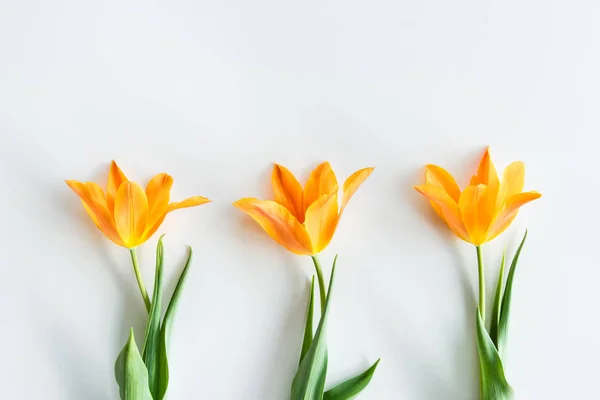
#> input picture results/flowers.jpg, 600 x 400 px
$ jupyter execute 'lab 2.ipynb'
#> lines starting #> are read from the running program, lines starting #| are printed output that depends on the picture
[cell 1]
import cv2
import numpy as np
import matplotlib.pyplot as plt
import os

### 1. ТЕХНІЧНА ЧАСТИНА (МАТЕМАТИКА І ВІЗУАЛІЗАЦІЯ)

[cell 2]
def apply_filter(image, kernel, bias=0):
    """Математична функція згортки"""
    image_h, image_w = image.shape[:2]
    kernel_h, kernel_w = kernel.shape[:2]
    pad_h, pad_w = kernel_h // 2, kernel_w // 2

    # Робимо рамку (padding)
    if len(image.shape) == 3:
        padded = np.pad(image, ((pad_h, pad_h), (pad_w, pad_w), (0, 0)), mode='reflect')
    else:
        padded = np.pad(image, ((pad_h, pad_h), (pad_w, pad_w)), mode='reflect')

    output = np.zeros_like(image, dtype=np.float32)

    # Цикл згортки
    for ky in range(kernel_h):
        for kx in range(kernel_w):
            val = kernel[ky, kx]
            region = padded[ky:ky + image_h, kx:kx + image_w]
            output += region * val

    output += bias  # Додаємо зсув до всього зображення

    return np.clip(output, 0, 255).astype(np.uint8)

[cell 3]
def show_compare(orig, filtered, title_text):
    """Малює два зображення поруч"""
    plt.figure(figsize=(12, 6))
    # Зліва - Оригінал
    plt.subplot(1, 2, 1)
    if len(orig.shape) == 3:
        plt.imshow(cv2.cvtColor(orig, cv2.COLOR_BGR2RGB))
    else:
        plt.imshow(orig, cmap='gray')
    plt.title("Оригінал")
    plt.axis('off')

    # Справа - Результат
    plt.subplot(1, 2, 2)
    if len(filtered.shape) == 3:
        plt.imshow(cv2.cvtColor(filtered, cv2.COLOR_BGR2RGB))
    else:
        plt.imshow(filtered, cmap='gray')
    plt.title(title_text)
    plt.axis('off')

    plt.tight_layout()
    plt.show()

### 2. ПОЧАТОК РОБОТИ

[cell 4]
img_path = 'flowers.jpg'
output_folder = 'results'
if not os.path.exists(output_folder): os.makedirs(output_folder)

# Завантаження
stream = open(img_path, "rb")
bytes = bytearray(stream.read())
numpyarray = np.asarray(bytes, dtype=np.uint8)
original_img = cv2.imdecode(numpyarray, cv2.IMREAD_UNCHANGED)
#> original_img is the input picture: shape (400, 600, 3); mean B, G, R 209.6, 223.5, 224.7

if original_img is None:
    print("ПОМИЛКА: Не знайдено фото! Перевірте назву файлу.")
    exit()

print(f"Фото успішно завантажено. Розмір: {original_img.shape}")
#| Фото успішно завантажено. Розмір: (400, 600, 3)

### 3. ВИКОНАННЯ ФІЛЬТРІВ (ЛІНІЙНО)

##### 1. ЗСУВ (SHIFT)

[cell 5]
sh_y, sh_x = 0, 60  # Зсув по Y і X
kernel_shift = np.zeros((2 * sh_y + 1, 2 * sh_x + 1))
kernel_shift[0, 0] = 1  # Ставимо 1 не в центрі, а в кутку -> це зсуває зображення
res_shift = apply_filter(original_img, kernel_shift)
#> in apply_filter, `padded = np.pad(image, ((pad_h, pad_h), (pad_w, pad_w), (0, 0)), mode=..`:
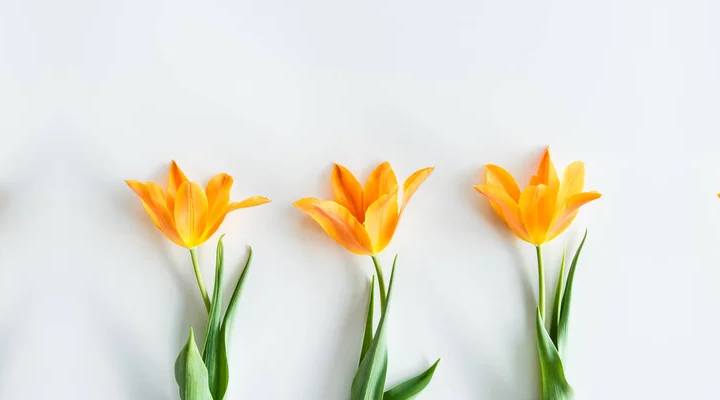
#> padded: shape (400, 720, 3); mean B, G, R 215, 226, 226.3
#> after the loop in apply_filter, `for ky in range(kernel_h):`:
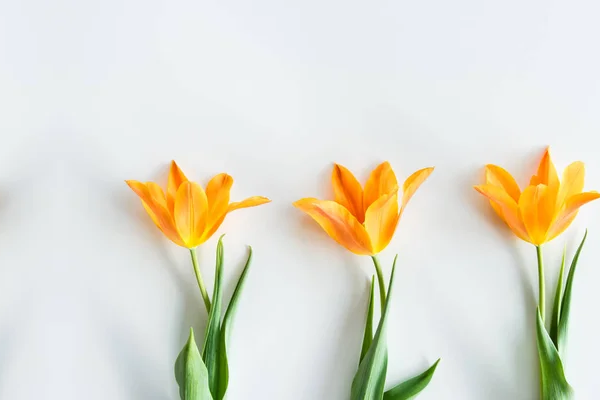
#> output: shape (400, 600, 3) float32; mean B, G, R 208.5, 222.5, 223.8
cv2.imwrite(f'{output_folder}/1_Shift.jpg', res_shift) # Зберігаємо
show_compare(original_img, res_shift, "Зсув (Shift)")

##### 2. ІНВЕРСІЯ (INVERSION)

[cell 6]
kernel_inversion = np.array([[-1]])

res_inversion = apply_filter(original_img, kernel_inversion, bias=255)

cv2.imwrite(f'{output_folder}/2_Inversion.jpg', res_inversion)
show_compare(original_img, res_inversion, "Інверсія (Convolution)")

##### 3. ГАУС (GAUSSIAN BLUR)

[cell 7]
k_size = 15 # Розмір ядра
sigma = 6  # Сила розмиття

# Формула Гаусса
ax = np.linspace(-(k_size - 1) / 2., (k_size - 1) / 2., k_size)
gauss = np.exp(-0.5 * np.square(ax) / np.square(sigma))
kernel_gauss = np.outer(gauss, gauss)
kernel_gauss = kernel_gauss / np.sum(kernel_gauss) # Нормалізація (сума має бути 1)

# Застосовуємо
res_gauss = apply_filter(original_img, kernel_gauss)
#> call 3 of apply_filter, with kernel = array of shape (15, 15), bias = 0
#> in apply_filter (call 3), `padded = np.pad(image, ((pad_h, pad_h), (pad_w, pad_w), (0, 0)), mode=..`:
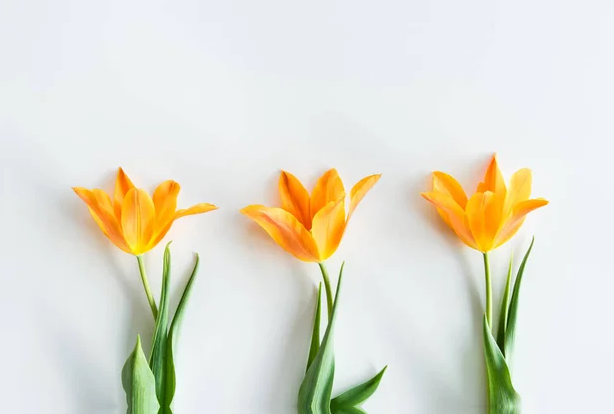
#> padded: shape (414, 614, 3); mean B, G, R 210.6, 223.8, 224.5
cv2.imwrite(f'{output_folder}/3_Gaussian.jpg', res_gauss)
show_compare(original_img, res_gauss, "Розмиття Гаусса")
#> call 3 of show_compare, with title_text = 'Розмиття Гаусса'
#> in show_compare (call 3), `plt.show()`:
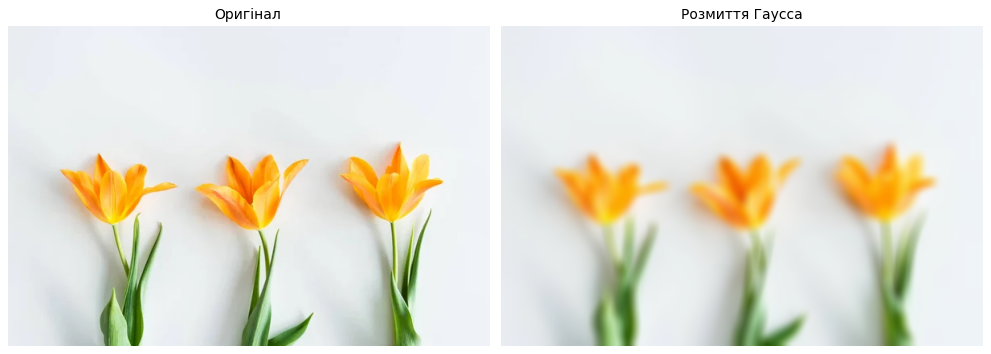
#> figure drawn by matplotlib, 2 panels

##### 4. РУХ (MOTION BLUR)

[cell 8]
size = 15
kernel_motion = np.eye(size) / size
res_motion = apply_filter(original_img, kernel_motion)
cv2.imwrite(f'{output_folder}/4_Motion.jpg', res_motion)
show_compare(original_img, res_motion, "Ефект руху (Motion Blur)")

##### 5. РІЗКІСТЬ (SHARPEN)

[cell 9]
kernel_sharpen = np.array([
    [0, -1, 0],
    [-1, 5, -1],
    [0, -1, 0]
])
res_sharpen = apply_filter(original_img, kernel_sharpen)
#> after the loop in apply_filter (call 5), `for ky in range(kernel_h):`:
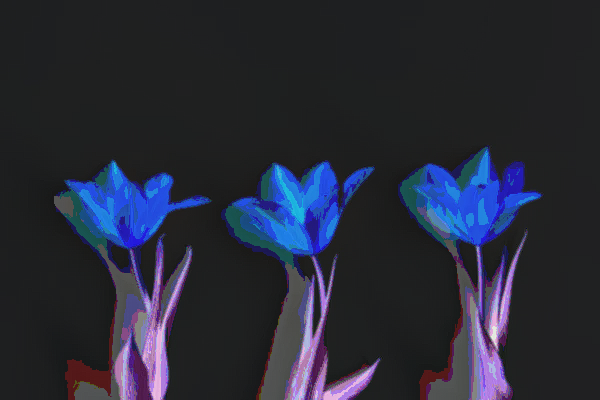
#> output: shape (400, 600, 3) float32; mean B, G, R -680.9, -740.5, -751.8; drawn with min black and max white
cv2.imwrite(f'{output_folder}/5_Sharpen.jpg', res_sharpen)
show_compare(original_img, res_sharpen, "Підвищення різкості")

##### 6. СОБЕЛЬ (SOBEL)

[cell 10]
kernel_sobel = np.array([
    [-1, 0, 1],
    [-2, 0, 2],
    [-1, 0, 1]
])
res_sobel = apply_filter(original_img, kernel_sobel)
#> after the loop in apply_filter (call 6), `for ky in range(kernel_h):`:
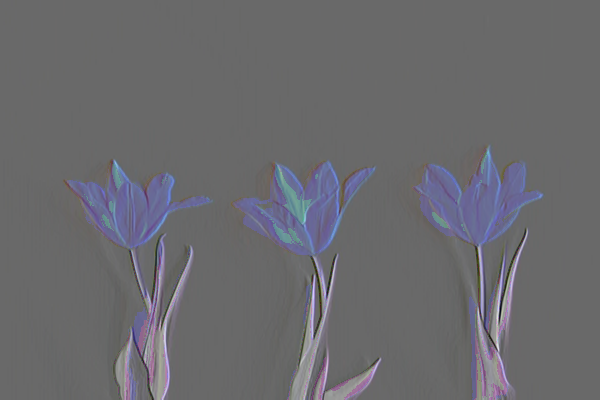
#> output: shape (400, 600, 3) float32; mean B, G, R -225.1, -248.5, -247.2; drawn with min black and max white
cv2.imwrite(f'{output_folder}/6_Sobel.jpg', res_sobel)
show_compare(original_img, res_sobel, "Фільтр Собеля")

##### 7. ГРАНИЦІ (EDGE DETECTION / LAPLACIAN)

[cell 11]
kernel_edge = np.array([
    [-1, -1, -1],
    [-1,  8, -1],
    [-1, -1, -1]
])
res_edge = apply_filter(original_img, kernel_edge)
#> after the loop in apply_filter (call 7), `for ky in range(kernel_h):`:
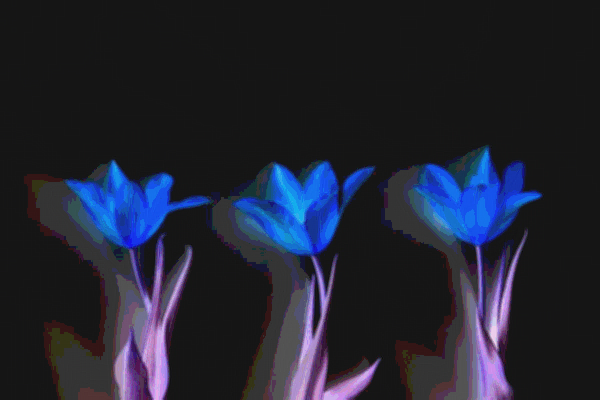
#> output: shape (400, 600, 3) float32; mean B, G, R -1548, -1669, -1690; drawn with min black and max white
cv2.imwrite(f'{output_folder}/7_Edge.jpg', res_edge)
show_compare(original_img, res_edge, "Виділення границь")

##### 8. ТИСНЕННЯ (EMBOSS - Власний фільтр)

[cell 12]
# Асиметричне ядро створює ефект тіні 3D
kernel_emboss = np.array([
    [-2, -1, 0],
    [-1,  1, 1],
    [ 0,  1, 2]
])
res_emboss = apply_filter(original_img, kernel_emboss)
#> after the loop in apply_filter (call 8), `for ky in range(kernel_h):`:
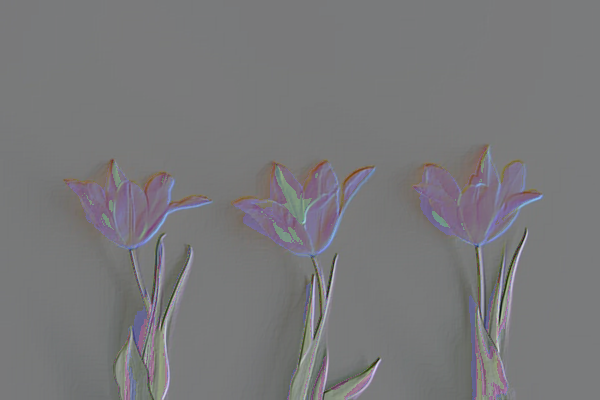
#> output: shape (400, 600, 3) float32; mean B, G, R -16.2, -25.5, -23.1; drawn with min black and max white
#> in apply_filter (call 8), `return np.clip(output, 0, 255).astype(np.uint8)`:
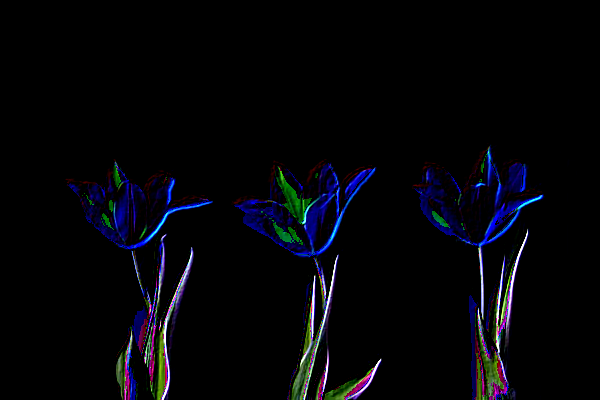
#> returned value: shape (400, 600, 3); mean of channels 0, 1, 2 9.1, 4.9, 4.4; drawn as B, G, R
cv2.imwrite(f'{output_folder}/8_Emboss.jpg', res_emboss)
show_compare(original_img, res_emboss, "Тиснення (Emboss)")
#> in show_compare (call 8), `plt.show()`:
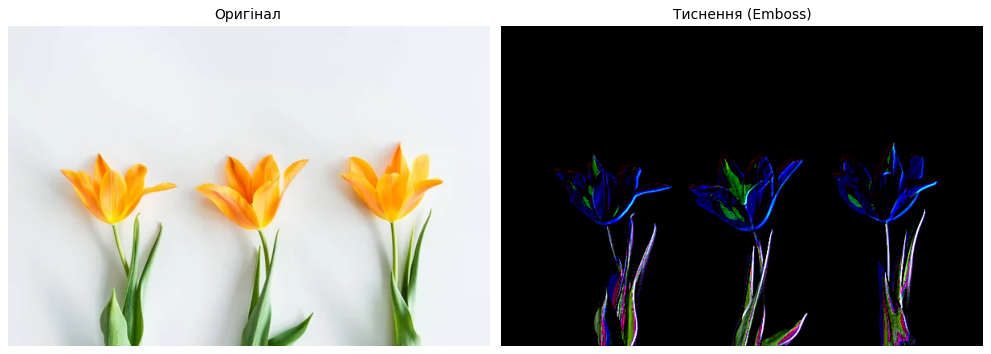
#> figure drawn by matplotlib, 2 panels

$ run again, with results/1_Shift.jpg copied over results/flowers.jpg
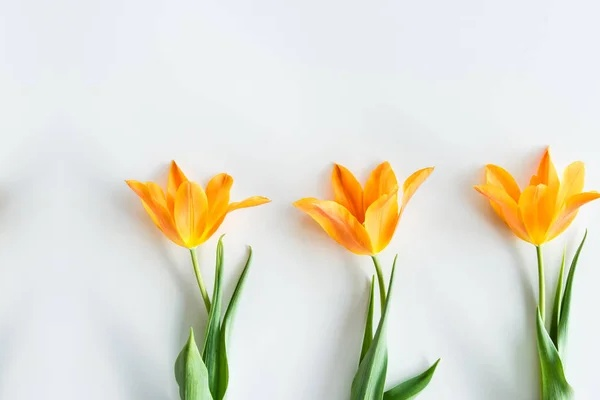
#> input picture results/1_Shift.jpg, 600 x 400 px
#> original_img is the input picture: shape (400, 600, 3); mean B, G, R 208.6, 222.5, 223.7
#| Фото успішно завантажено. Розмір: (400, 600, 3)
#> padded: shape (414, 614, 3)
#> padded: shape (402, 602, 3)
#> after the loop in apply_filter (call 8), `for ky in range(kernel_h):`:
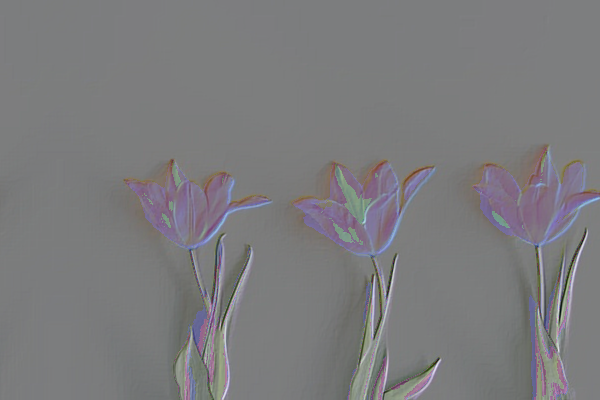
#> output: shape (400, 600, 3) float32; mean B, G, R -17.3, -26.4, -24.1; drawn with min black and max white
#> in show_compare (call 8), `plt.show()`:
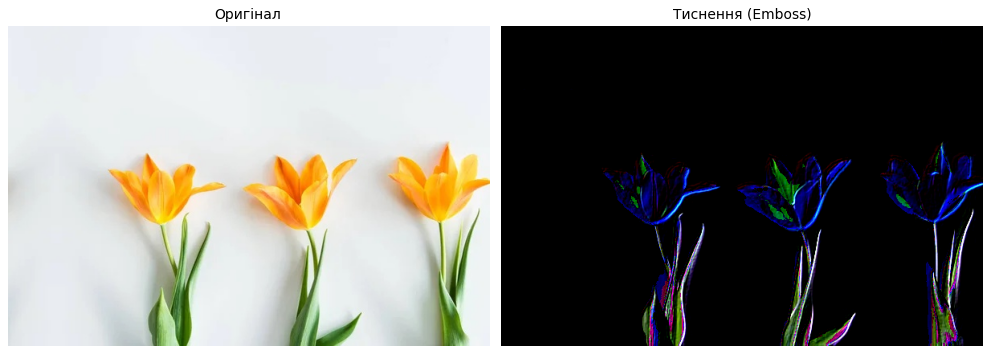
#> figure drawn by matplotlib, 2 panels
